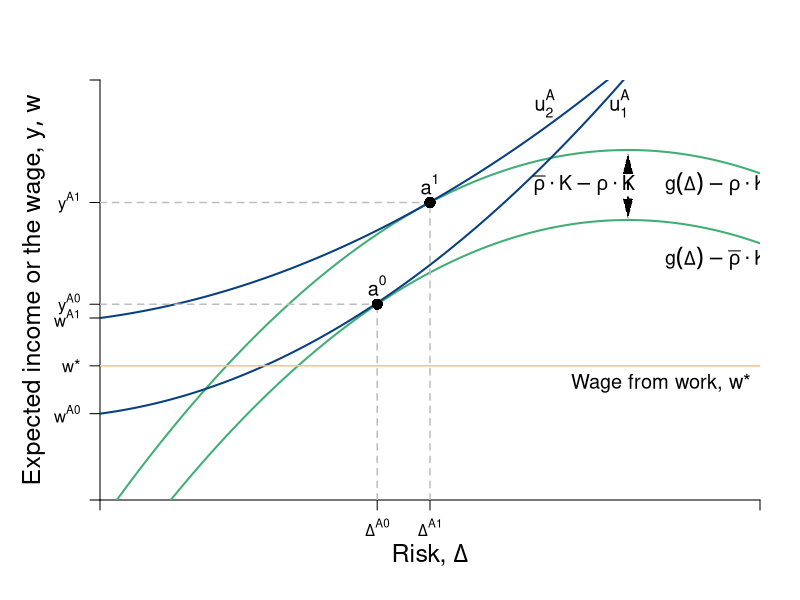

Source code (R):
require(shape)
pdf(file = "capitalism/risk_comparison.pdf", width = 9, height = 7)

#Set parameters for graphics
axislabelsize <- 1.5
labelsize <- 1.2
graphlinewidth <- 2
segmentlinewidth <- 1.5
a <- c(2, 4, 6)


COL <- c("#7fc97f", "#beaed4", "#fdc086", "#ffff99", "#386cb0", "#f0027f", "#bf5b17", "#666666")
COLA <- c("#e0f3db", "#99d8c9","#66c2a4","#41ae76", "#238b45", "#005824")
COLB <- c("#c6dbef", "#4eb3d3", "#2b8cbe", "#0868ac","#084081")
COLC <- c("#fcfbfd", "#efedf5", "#dadaeb", "#bcbddc", "#9e9ac8", "#807dba", "#6a51a3", "#54278f", "#3f007d")

par(mar =  c(5, 5, 4, 2))
xlims <- c(0, 15)
ylims <- c(0, 18)

riskreturn <- function(g, int1 = 14, int2 = 4, coeff = 1/3){
  int1 - (int2 - (coeff)*g)^2
}

uA <- function(omega, g, slope = 0.5){
  omega + omega*g  - slope*g^2
}

indiffA <- function(g, intercept = 3, slope1 = 0.25, slope2 = 0.12){
  intercept  + slope1*g + slope2*g^2
}

indiffA2 <- function(g, intercept = 3, slope1 = 0.25, slope2 = 0.05){
  intercept  + slope1*g + slope2*g^2
}

#Plot command 
plot(0, 0, xlim = xlims, ylim = ylims, 
     type = "n",
     xlab = expression(paste("")),
     ylab = expression(paste("")), 
     axes = FALSE,
     # xlab = expression(paste("Bob's Payoff, ", u^B)),
     # ylab = expression(paste("Alfredo's Payoff, ", u^A)),
     #xaxt = "n", 
     #yaxt = "n", 
     cex.lab = axislabelsize, 
     bty = "n", 
     xaxs="i", 
     yaxs="i"
)


#Customize ticks and labels for the plot
# ticksy <- seq(ylims[1], ylims[2], 3)
# ylabels <- seq(ylims[1], ylims[2], 3)
# ticksx <- seq(xlims[1], xlims[2], 5)
# xlabels <- seq(xlims[1], xlims[2], 5)
ticksx <- c(0, 6.3, 7.5, xlims[2])
xlabels <- c(NA, expression(paste(Delta^A0)), expression(paste(Delta^A1)), NA)
ticksy <- c(0, 3.7, 5.75, 7.8, riskreturn(int1 = 12, 6.3), riskreturn(int1 = 15, 7.5), ylims[2])
ylabels <- c(NA, expression(paste(w^A0)), expression(paste(w,"*")), expression(paste(w^A1)), expression(paste(y^A0)), expression(paste(y^A1)), NA)

axis(1, at = ticksx, pos = 0, labels = xlabels)
axis(2, at = ticksy, pos = 0, labels = ylabels, las = 1)

#Axis labels and draw linear utility function
mtext(expression(paste("Risk, ", Delta)), side = 1, line = 2.5, cex = axislabelsize)
text(-1.5, 0.5*ylims[2], expression(paste("Expected income or the wage, ", list(y, w))), xpd = TRUE, cex = axislabelsize, srt = 90) 


npts <- 500 
xx1 <- seq(xlims[1], xlims[2], length.out = npts)
lines(xx1, riskreturn(xx1, int1 = 12), col = COLA[4], lwd = graphlinewidth, lty = 1)
lines(xx1, riskreturn(xx1, int1 = 15), col = COLA[4], lwd = graphlinewidth, lty = 1)
#lines(xx1, indiffA(xx1, intercept = 4.4), col = COLB[3], lwd = graphlinewidth, lty = 1)
#lines(xx1, indiffA(xx1, intercept = 8), col = COLB[3], lwd = graphlinewidth, lty = 1)
lines(xx1, indiffA2(xx1, intercept = 3.7, slope2 = 0.08), col = COLB[5], lwd = graphlinewidth, lty = 1)
lines(xx1, indiffA2(xx1, intercept = 7.8, slope2 = 0.055), col = COLB[5], lwd = graphlinewidth, lty = 1)

#Add points a, b, c and d
segments(6.3, 0, 6.3, riskreturn(g = 6.3, int1 = 12), lty = 2, col = "gray", lwd = segmentlinewidth)
segments(0, riskreturn(g = 6.3, int1 = 12), 6.3, riskreturn(g = 6.3, int1 = 12), lty = 2, col = "gray", lwd = segmentlinewidth)
points(6.3, riskreturn(g = 6.3, int1 = 12), pch = 16, col = "black", cex = 1.5)

#text(5.6 + 0.25, riskreturn(g = 5.6) - 0.3, expression(A), cex = labelsize)
# 


segments(7.5, 0, 7.5, riskreturn(g = 7.5, int1 = 15) , lty = 2, col = "gray", lwd = segmentlinewidth)
segments(0, riskreturn(g = 7.5, int1 = 15) , 7.5, riskreturn(g = 7.5, int1 = 15) , lty = 2, col = "gray", lwd = segmentlinewidth)
points(7.5, riskreturn(g = 7.5, int1 = 15) , pch = 16, col = "black", cex = 1.5)
#text(7 + 0.25, riskreturn(g = 7.5, int1 = 15) - 1, expression(B), cex = labelsize)

#Segment for next best wage offer
# segments(0, 5.75, xlims[2], 5.75, lty = 2, col = "gray", lwd = segmentlinewidth)
# 
# 
# points(12, riskreturn(int1 = 15, g = 12), pch = 16, col = "black", cex = 1.5)
# 
# points(12, riskreturn(int1 = 5.7, g = 12), pch = 16, col = "black", cex = 1.5)




#Label risk return schedule
text(14, riskreturn(g = 14), expression(paste(g(Delta) - rho%.%K) ), cex = labelsize)

text(14, riskreturn(int1 = 12, g = 14)-1.2, expression(paste(g(Delta) - bar(rho)%.%K) ), cex = labelsize)

Arrows(12, riskreturn(int1 = 15, g = 12) - 0.6, 12, riskreturn(int1 = 12, g = 12) + 0.5, col = "black", lty = 2, lwd = 2, arr.type = "triangle", arr.lwd = 0.5, code = 3)
text(11, 13.5, expression(paste(bar(rho)%.%K - rho%.%K)), cex = labelsize)
# text(13.5, 9.7, expression(paste(m)), cex = labelsize)

#Label value functions
text(6.3, riskreturn(int1 = 12, 6.3) + 0.8, expression(a^0), cex = labelsize)
text(7.5, riskreturn(int1 = 15, 7.5) + 0.8, expression(a^1), cex = labelsize)
text(11.8, 17, expression(u[1]^A), cex = labelsize)
text(10.1, 17, expression(u[2]^A), cex = labelsize)


#Segment for next best wage offer
segments(0, 5.75, xlims[2], 5.75, lty = 1, col = COL[3], lwd = segmentlinewidth)
text(12.75, 5, expression(paste("Wage from work, ", w,"*")), cex = labelsize)


dev.off()
